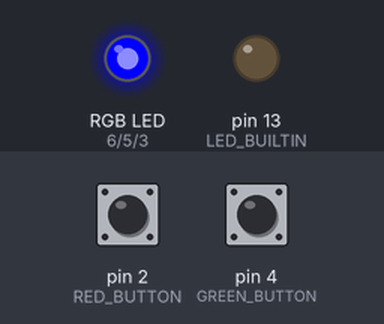
Recording of a sketch running on a simulated Arduino Uno, built with avr-gcc and run on an emulated ATmega328P. Shown: an RGB LED mixed from three pins (HIGH = lit), output pins drawn as LEDs (lit = HIGH). Dashed ring = blinking. Inputs (shaded band) come from the test bench; at power-on: pin 2 (RED_BUTTON) HIGH, pin 4 (GREEN_BUTTON) HIGH.

Above: at 1.2 s.
1.3 s: pin 2 (RED_BUTTON) pulled LOW for 1 s
At 1.57 s:
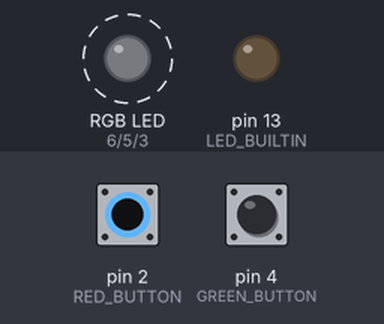
3.8 s: pin 4 (GREEN_BUTTON) pulled LOW for 1 s
At 5.6 s:
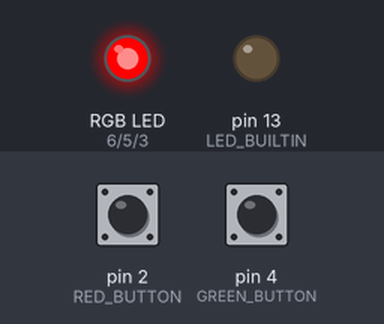
6.3 s: pin 4 (GREEN_BUTTON) pulled LOW for 0.25 s
At 7.0 s:
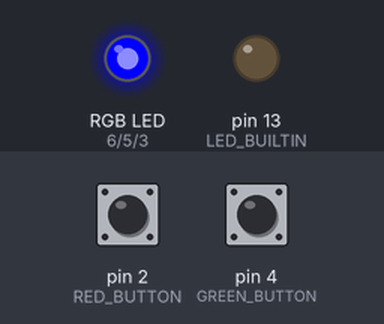
8.0 s: pin 4 (GREEN_BUTTON) pulled LOW for 3.2 s
At 11.7 s:
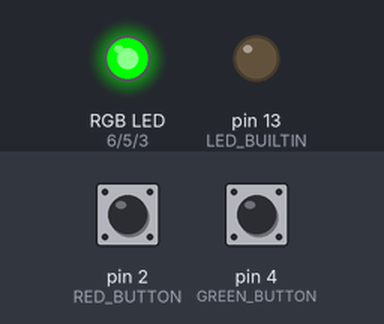
Timing chart, 0 to 13.2 s (numbered marks = the images above; inputs shaded):
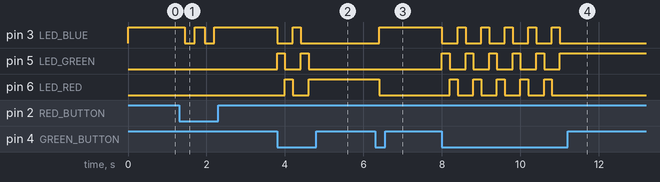

Measured:
- after the input at 1.3 s, pin 3 (LED_BLUE): alternates HIGH for 0.25 s and LOW for 0.25 s, 4 changes in all, then stays HIGH, starting after 0.15 s
- after the input at 3.8 s, pin 3 (LED_BLUE): HIGH → LOW at once, → HIGH 0.40 s later, → LOW 0.20 s later; pin 5 (LED_GREEN): alternates HIGH for 0.20 s and LOW for 0.40 s, 4 changes in all, then stays LOW, starting at once; pin 6 (LED_RED): LOW → HIGH after 0.20 s, → LOW 0.20 s later, → HIGH 0.40 s later
- after the input at 6.3 s, pin 3 (LED_BLUE): LOW → HIGH after 0.10 s; pin 6 (LED_RED): HIGH → LOW after 0.10 s
- after the input at 8.0 s, pin 3 (LED_BLUE): alternates HIGH for 0.20 s and LOW for 0.40 s, 11 changes in all, then stays LOW, starting at once; pin 5 (LED_GREEN): alternates HIGH for 0.20 s and LOW for 0.40 s, 11 changes in all, then stays HIGH, starting at once

The sketch:

1.ino
```cpp
#define LED_RED 6
#define LED_GREEN 5
#define LED_BLUE 3

#define RED_BUTTON 2
#define GREEN_BUTTON 4

int state = 0;
int stateLight = 0;

void initRGB()
{
    pinMode(LED_BUILTIN, OUTPUT);
    digitalWrite(LED_BUILTIN, LOW);

    pinMode(LED_RED, OUTPUT);
    digitalWrite(LED_RED, HIGH);

    pinMode(LED_GREEN, OUTPUT);
    digitalWrite(LED_GREEN, LOW);

    pinMode(LED_BLUE, OUTPUT);
    digitalWrite(LED_BLUE, LOW);
}

void initButtons()
{
    pinMode(RED_BUTTON, INPUT_PULLUP);
    pinMode(GREEN_BUTTON, INPUT_PULLUP);
}

void setup()
{
    initRGB();
    initButtons();
}

void loop()
{
  if (digitalRead(GREEN_BUTTON) == LOW){
    state++;
    if(state == 3)
      state = 0;

  }
  if(digitalRead(RED_BUTTON)==LOW){
    stateLight++;
    if(stateLight == 2)
     stateLight = 0;
     delay(50);
  }


  if( state == 0 ){
    digitalWrite(LED_GREEN, LOW);
    digitalWrite(LED_RED, LOW);
    digitalWrite(LED_BLUE, HIGH);
  }
  else if(state == 1){
    digitalWrite(LED_GREEN, HIGH);
    digitalWrite(LED_RED, LOW);
    digitalWrite(LED_BLUE, LOW);
  }
  else if(state == 2){
    digitalWrite(LED_GREEN, LOW);
    digitalWrite(LED_RED, HIGH);
    digitalWrite(LED_BLUE, LOW);
    }

  if (stateLight == 1){
	  digitalWrite(LED_GREEN, LOW);
  	digitalWrite(LED_BLUE, LOW);
    digitalWrite(LED_RED, LOW);

  }
    delay(200);
}
```
